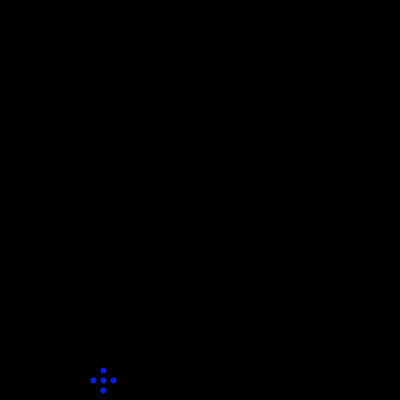
Frame 1 (no input)
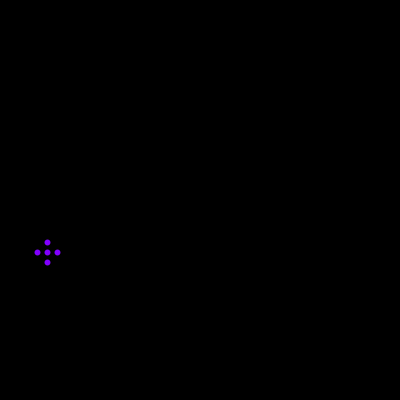
Frame 60 (the mouse pressed at the canvas centre just before this capture)
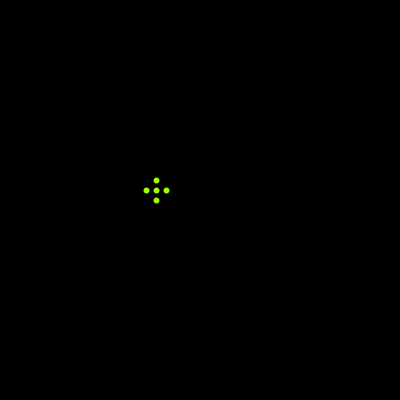
Frame 120 (the mouse held since frame 60 and released just before this capture)

The Processing sketch that drew these frames (run headless with seeded random() and noise(); from frame 60 on, the mouse is pressed at the canvas centre):

// Processing sketch: sketch_22
// ── sketch_22.pde
float x;
float y;
void setup() {
  size(400,400);
  strokeWeight(6);
  frameRate(4);
  colorMode(HSB);
}
void draw() {
  background(0);
  stroke(random(255),255,255);
  x = (random(400));
  y = (random(400));
  cross();
}
void cross() {
  point(x,y);
  point(x,y+10);
  point(x,y-10);
  point(x+10,y);
  point(x-10,y);
}
